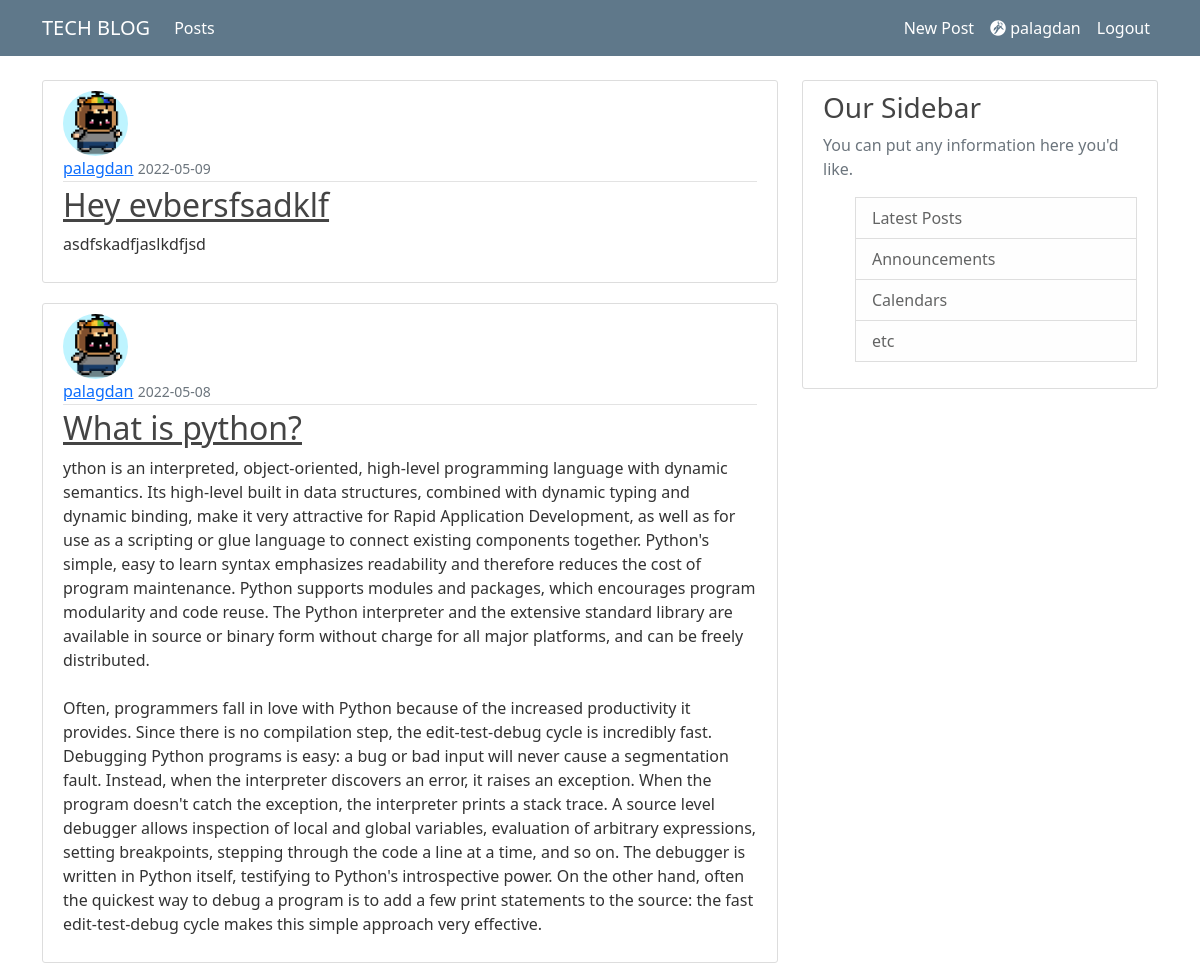
/user/palagdan (signed in, upper part), run on an earlier commit of the app's database.
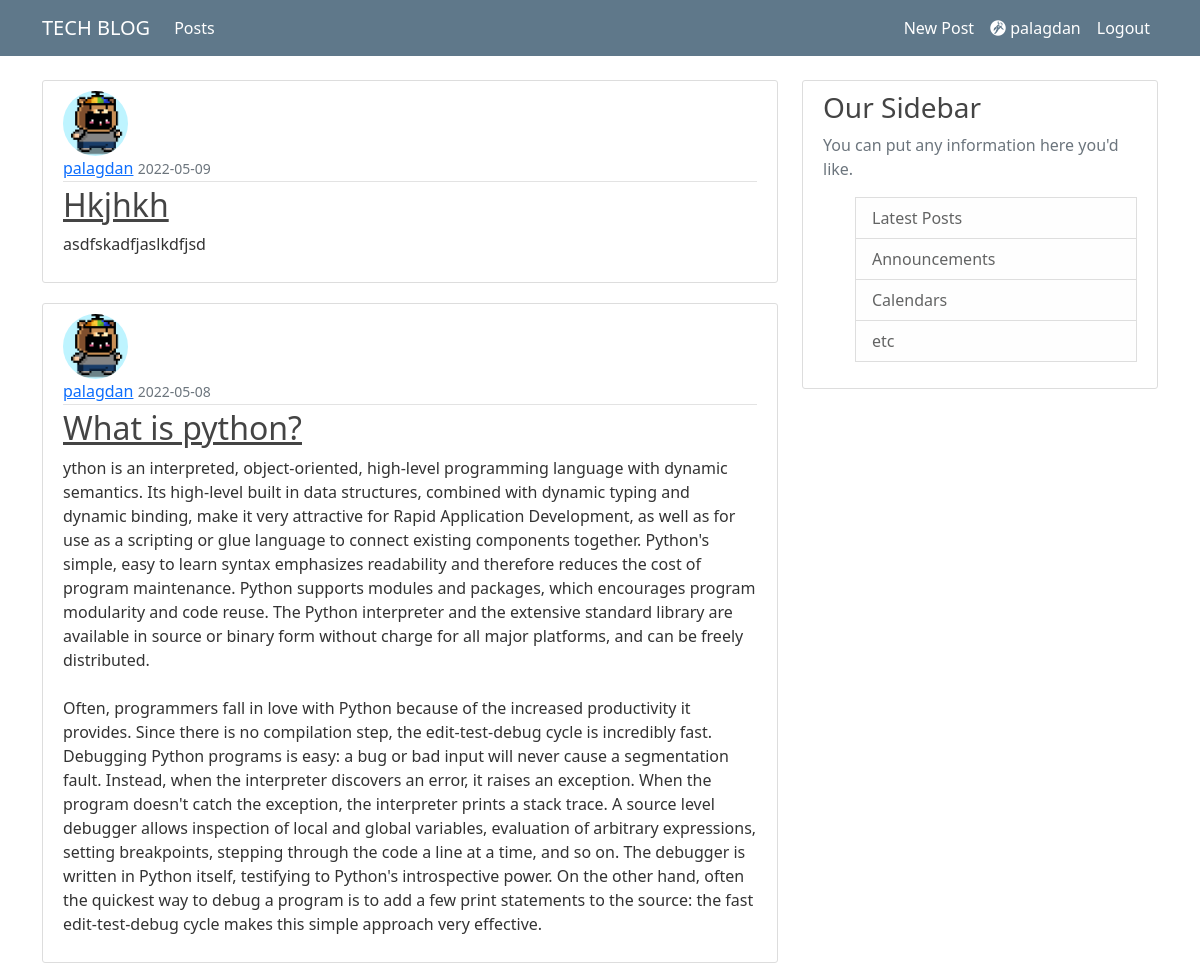
And on a later commit of the database.
### blog/models.py (models this page shows, shortened)
class Post(db.Model):
    id = db.Column(db.Integer(), primary_key=True)
    title = db.Column(db.String(length=50), nullable=False)
    content = db.Column(db.String(length=5000), nullable=False)
    date_posted = db.Column(db.DateTime, nullable=False, default=datetime.utcnow)
    owner = db.Column(db.Integer(), db.ForeignKey('user.id'), nullable=False)

class User(db.Model, UserMixin):
    id = db.Column(db.Integer(), primary_key=True)
    username = db.Column(db.String(length=30), nullable=False, unique=True)
    email = db.Column(db.String(length=100), nullable=False, unique=True)
    image_file = db.Column(db.String(length=20), nullable=False, default='default.jpg')
    password = db.Column(db.String(length=60), nullable=False)
    posts = db.relationship('Post', backref='author', lazy=True)
    @property
    def passwordHash(self):
        return self.password

### blog/users/routes.py (the view)
@users.route("/user/<string:username>")
@login_required
def username_page(username):
    page = request.args.get('page', 1, type=int)
    user = User.query.filter_by(username=username).first_or_404()
    posts = Post.query.filter_by(author=user) \
        .order_by(Post.date_posted.desc()) \
        .paginate(page=page, per_page=5)
    return render_template('user_posts.html', posts=posts, user=user)

### blog/models.py (called while the page is built)
@login_manager.user_loader
def load_user(user_id):
    return User.query.get(int(user_id))

### blog/templates/user_posts.html (shortened to what this page needs)
{% extends 'based.html' %}
{% block content %}
    {% for post in posts.items %}
        <article class="media content-section">
            <img src="{{ url_for('static', filename='images/' + post.author.image_file) }}" alt="" class="rounded-circle article-img">
            <div class="media-body">
                <div class="article-metadata">
                     <a class="mr-2" href="{{ url_for('users.username_page', username=post.author.username) }}">{{ post.author.username }}</a>
                    <small class="text-muted">{{ post.date_posted.strftime('%Y-%m-%d') }}</small>
                </div>
                <h2><a href="{{ url_for('posts.post', post_id=post.id) }}" class="article-title"> {{ post.title }}</a></h2>
                <p class="article-content"> {{ post.content }}</p>
            </div>
        </article>
        {% endfor %}
{% endblock %}

What changed in the data, as far as the page shows it:
changed Post "asdfskadfjaslkdfjsd": title "Hey evbersfsadklf" → "Hkjhkh"
